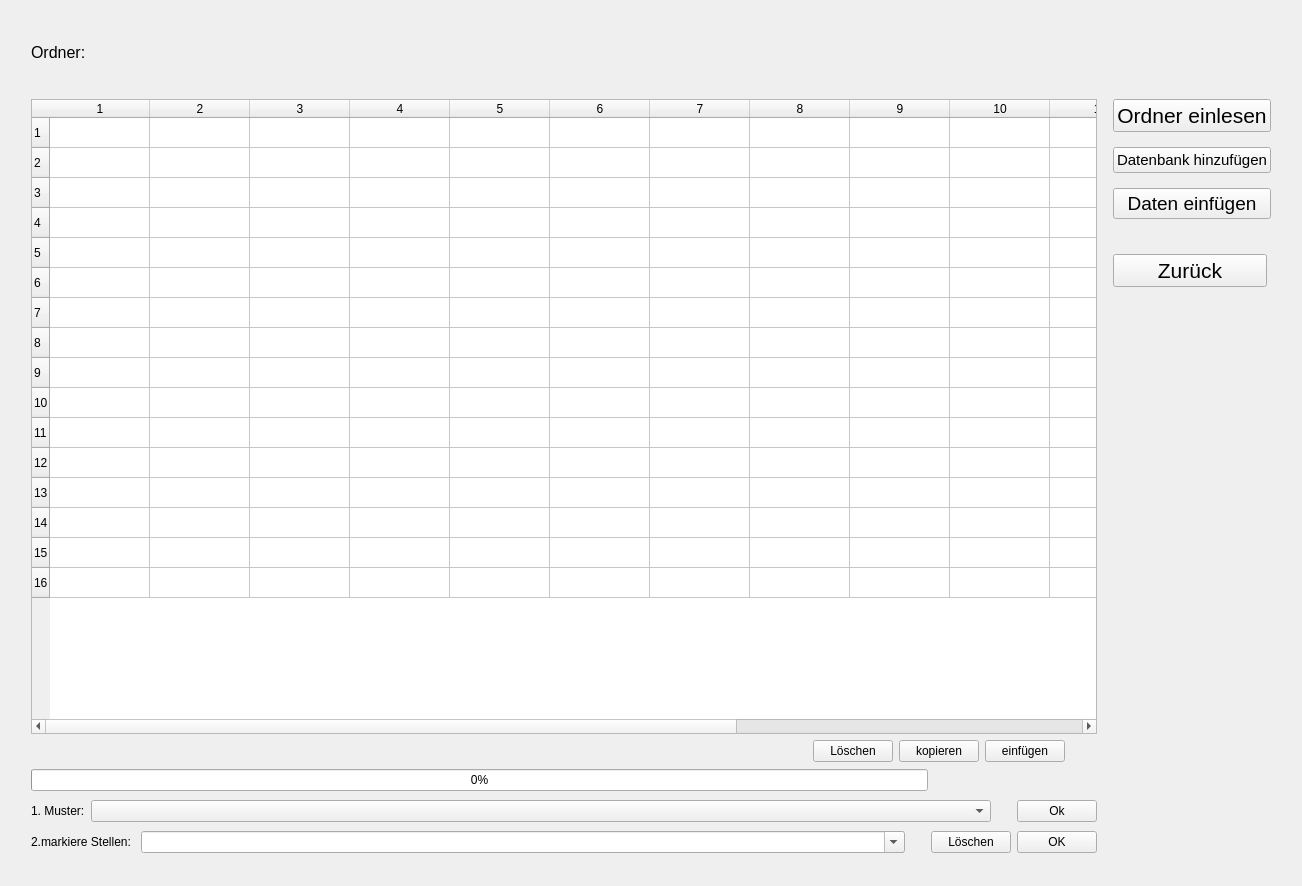
<?xml version="1.0" encoding="UTF-8"?>
<ui version="4.0">
 <class>Aendern</class>
 <widget class="QWidget" name="Aendern">
  <property name="windowModality">
   <enum>Qt::WindowModal</enum>
  </property>
  <property name="geometry">
   <rect>
    <x>0</x>
    <y>0</y>
    <width>1302</width>
    <height>886</height>
   </rect>
  </property>
  <property name="contextMenuPolicy">
   <enum>Qt::PreventContextMenu</enum>
  </property>
  <property name="windowTitle">
   <string>Form</string>
  </property>
  <property name="windowIcon">
   <iconset theme="icon.ico">
    <normaloff>.</normaloff>.</iconset>
  </property>
  <layout class="QGridLayout" name="gridLayout">
   <item row="0" column="2">
    <spacer name="verticalSpacer_2">
     <property name="orientation">
      <enum>Qt::Vertical</enum>
     </property>
     <property name="sizeType">
      <enum>QSizePolicy::Fixed</enum>
     </property>
     <property name="sizeHint" stdset="0">
      <size>
       <width>20</width>
       <height>20</height>
      </size>
     </property>
    </spacer>
   </item>
   <item row="11" column="1" colspan="8">
    <layout class="QHBoxLayout" name="horizontalLayout_2">
     <property name="spacing">
      <number>0</number>
     </property>
     <item>
      <widget class="QProgressBar" name="pBar">
       <property name="sizePolicy">
        <sizepolicy hsizetype="Preferred" vsizetype="Fixed">
         <horstretch>120</horstretch>
         <verstretch>25</verstretch>
        </sizepolicy>
       </property>
       <property name="value">
        <number>0</number>
       </property>
      </widget>
     </item>
     <item>
      <spacer name="horizontalSpacer_3">
       <property name="orientation">
        <enum>Qt::Horizontal</enum>
       </property>
       <property name="sizeType">
        <enum>QSizePolicy::Preferred</enum>
       </property>
       <property name="sizeHint" stdset="0">
        <size>
         <width>20</width>
         <height>25</height>
        </size>
       </property>
      </spacer>
     </item>
     <item>
      <widget class="QLabel" name="Anzahl">
       <property name="sizePolicy">
        <sizepolicy hsizetype="MinimumExpanding" vsizetype="Fixed">
         <horstretch>20</horstretch>
         <verstretch>25</verstretch>
        </sizepolicy>
       </property>
       <property name="text">
        <string/>
       </property>
      </widget>
     </item>
    </layout>
   </item>
   <item row="2" column="0">
    <spacer name="Links_Spacer">
     <property name="orientation">
      <enum>Qt::Horizontal</enum>
     </property>
     <property name="sizeType">
      <enum>QSizePolicy::Fixed</enum>
     </property>
     <property name="sizeHint" stdset="0">
      <size>
       <width>20</width>
       <height>20</height>
      </size>
     </property>
    </spacer>
   </item>
   <item row="13" column="1" colspan="8">
    <layout class="QHBoxLayout" name="horizontalLayout">
     <item>
      <widget class="QLabel" name="Mark_lbl">
       <property name="sizePolicy">
        <sizepolicy hsizetype="Fixed" vsizetype="Fixed">
         <horstretch>40</horstretch>
         <verstretch>25</verstretch>
        </sizepolicy>
       </property>
       <property name="text">
        <string>2.markiere Stellen: </string>
       </property>
      </widget>
     </item>
     <item>
      <widget class="QComboBox" name="replace_cBox">
       <property name="sizePolicy">
        <sizepolicy hsizetype="Preferred" vsizetype="Fixed">
         <horstretch>0</horstretch>
         <verstretch>25</verstretch>
        </sizepolicy>
       </property>
       <property name="editable">
        <bool>true</bool>
       </property>
      </widget>
     </item>
     <item>
      <spacer name="EditundAuto">
       <property name="orientation">
        <enum>Qt::Horizontal</enum>
       </property>
       <property name="sizeType">
        <enum>QSizePolicy::Fixed</enum>
       </property>
       <property name="sizeHint" stdset="0">
        <size>
         <width>20</width>
         <height>25</height>
        </size>
       </property>
      </spacer>
     </item>
     <item>
      <widget class="QPushButton" name="del_Btn">
       <property name="sizePolicy">
        <sizepolicy hsizetype="Fixed" vsizetype="Fixed">
         <horstretch>0</horstretch>
         <verstretch>25</verstretch>
        </sizepolicy>
       </property>
       <property name="text">
        <string>Löschen</string>
       </property>
      </widget>
     </item>
     <item>
      <widget class="QPushButton" name="replaceBtn">
       <property name="sizePolicy">
        <sizepolicy hsizetype="Fixed" vsizetype="Fixed">
         <horstretch>20</horstretch>
         <verstretch>25</verstretch>
        </sizepolicy>
       </property>
       <property name="text">
        <string>OK</string>
       </property>
      </widget>
     </item>
    </layout>
   </item>
   <item row="8" column="1">
    <widget class="QLabel" name="Info_lbl">
     <property name="sizePolicy">
      <sizepolicy hsizetype="Preferred" vsizetype="Fixed">
       <horstretch>20</horstretch>
       <verstretch>20</verstretch>
      </sizepolicy>
     </property>
     <property name="text">
      <string/>
     </property>
    </widget>
   </item>
   <item row="8" column="6">
    <widget class="QPushButton" name="pasteBtn">
     <property name="text">
      <string>einfügen</string>
     </property>
    </widget>
   </item>
   <item row="8" column="2">
    <widget class="QLabel" name="label">
     <property name="text">
      <string/>
     </property>
     <property name="pixmap">
      <pixmap>ok.jpg</pixmap>
     </property>
    </widget>
   </item>
   <item row="0" column="1">
    <widget class="QLabel" name="Ordner">
     <property name="font">
      <font>
       <family>Segoe UI</family>
       <pointsize>12</pointsize>
      </font>
     </property>
     <property name="text">
      <string>Ordner: </string>
     </property>
    </widget>
   </item>
   <item row="1" column="9">
    <layout class="QVBoxLayout" name="verticalLayout_2">
     <property name="spacing">
      <number>5</number>
     </property>
     <property name="leftMargin">
      <number>10</number>
     </property>
     <property name="rightMargin">
      <number>0</number>
     </property>
     <item>
      <widget class="QPushButton" name="OrdnerBtn">
       <property name="sizePolicy">
        <sizepolicy hsizetype="Fixed" vsizetype="Fixed">
         <horstretch>0</horstretch>
         <verstretch>0</verstretch>
        </sizepolicy>
       </property>
       <property name="font">
        <font>
         <family>Segoe UI</family>
         <pointsize>16</pointsize>
        </font>
       </property>
       <property name="toolTip">
        <string>&lt;html&gt;&lt;head/&gt;&lt;body&gt;&lt;p&gt;Er liest ein Ordner ein was neu ist, um die Dateinamen zu ändern&lt;/p&gt;&lt;/body&gt;&lt;/html&gt;</string>
       </property>
       <property name="text">
        <string>Ordner einlesen</string>
       </property>
      </widget>
     </item>
     <item>
      <spacer name="OrdnerundZuruck">
       <property name="orientation">
        <enum>Qt::Vertical</enum>
       </property>
       <property name="sizeType">
        <enum>QSizePolicy::Fixed</enum>
       </property>
       <property name="sizeHint" stdset="0">
        <size>
         <width>40</width>
         <height>10</height>
        </size>
       </property>
      </spacer>
     </item>
     <item>
      <widget class="QPushButton" name="addDB_Btn">
       <property name="sizePolicy">
        <sizepolicy hsizetype="Fixed" vsizetype="Fixed">
         <horstretch>0</horstretch>
         <verstretch>0</verstretch>
        </sizepolicy>
       </property>
       <property name="font">
        <font>
         <family>Segoe UI</family>
         <pointsize>11</pointsize>
        </font>
       </property>
       <property name="text">
        <string>Datenbank hinzufügen</string>
       </property>
      </widget>
     </item>
     <item>
      <spacer name="Zuruckundumbennen">
       <property name="orientation">
        <enum>Qt::Vertical</enum>
       </property>
       <property name="sizeType">
        <enum>QSizePolicy::Fixed</enum>
       </property>
       <property name="sizeHint" stdset="0">
        <size>
         <width>40</width>
         <height>10</height>
        </size>
       </property>
      </spacer>
     </item>
     <item>
      <widget class="QPushButton" name="einfuegBtn">
       <property name="sizePolicy">
        <sizepolicy hsizetype="Fixed" vsizetype="Fixed">
         <horstretch>0</horstretch>
         <verstretch>0</verstretch>
        </sizepolicy>
       </property>
       <property name="font">
        <font>
         <family>Segoe UI</family>
         <pointsize>14</pointsize>
        </font>
       </property>
       <property name="text">
        <string>  Daten einfügen  </string>
       </property>
      </widget>
     </item>
     <item>
      <spacer name="verticalSpacer">
       <property name="orientation">
        <enum>Qt::Vertical</enum>
       </property>
       <property name="sizeType">
        <enum>QSizePolicy::Fixed</enum>
       </property>
       <property name="sizeHint" stdset="0">
        <size>
         <width>40</width>
         <height>30</height>
        </size>
       </property>
      </spacer>
     </item>
     <item>
      <widget class="QPushButton" name="ZurueckBtn">
       <property name="sizePolicy">
        <sizepolicy hsizetype="Fixed" vsizetype="Fixed">
         <horstretch>0</horstretch>
         <verstretch>0</verstretch>
        </sizepolicy>
       </property>
       <property name="font">
        <font>
         <family>Segoe UI</family>
         <pointsize>16</pointsize>
        </font>
       </property>
       <property name="toolTip">
        <string>&lt;html&gt;&lt;head/&gt;&lt;body&gt;&lt;p&gt;Er liest ein Ordner ein was neu ist, um die Dateinamen zu ändern&lt;/p&gt;&lt;/body&gt;&lt;/html&gt;</string>
       </property>
       <property name="layoutDirection">
        <enum>Qt::LeftToRight</enum>
       </property>
       <property name="text">
        <string>       Zurück       </string>
       </property>
      </widget>
     </item>
     <item>
      <spacer name="verticalSpacer_4">
       <property name="orientation">
        <enum>Qt::Vertical</enum>
       </property>
       <property name="sizeType">
        <enum>QSizePolicy::Fixed</enum>
       </property>
       <property name="sizeHint" stdset="0">
        <size>
         <width>40</width>
         <height>10</height>
        </size>
       </property>
      </spacer>
     </item>
    </layout>
   </item>
   <item row="14" column="8">
    <spacer name="verticalSpacer_3">
     <property name="orientation">
      <enum>Qt::Vertical</enum>
     </property>
     <property name="sizeType">
      <enum>QSizePolicy::Fixed</enum>
     </property>
     <property name="sizeHint" stdset="0">
      <size>
       <width>20</width>
       <height>20</height>
      </size>
     </property>
    </spacer>
   </item>
   <item row="8" column="5">
    <widget class="QPushButton" name="copyBtn">
     <property name="sizePolicy">
      <sizepolicy hsizetype="Fixed" vsizetype="Fixed">
       <horstretch>0</horstretch>
       <verstretch>0</verstretch>
      </sizepolicy>
     </property>
     <property name="text">
      <string>kopieren</string>
     </property>
    </widget>
   </item>
   <item row="8" column="4">
    <widget class="QPushButton" name="delBtn">
     <property name="sizePolicy">
      <sizepolicy hsizetype="Fixed" vsizetype="Fixed">
       <horstretch>0</horstretch>
       <verstretch>0</verstretch>
      </sizepolicy>
     </property>
     <property name="text">
      <string>Löschen</string>
     </property>
    </widget>
   </item>
   <item row="1" column="10">
    <spacer name="Rechts_Spacer">
     <property name="orientation">
      <enum>Qt::Horizontal</enum>
     </property>
     <property name="sizeType">
      <enum>QSizePolicy::Fixed</enum>
     </property>
     <property name="sizeHint" stdset="0">
      <size>
       <width>20</width>
       <height>20</height>
      </size>
     </property>
    </spacer>
   </item>
   <item row="1" column="1" rowspan="6" colspan="8">
    <widget class="QTableWidget" name="tableWidget">
     <property name="rowCount">
      <number>16</number>
     </property>
     <property name="columnCount">
      <number>15</number>
     </property>
     <row/>
     <row/>
     <row/>
     <row/>
     <row/>
     <row/>
     <row/>
     <row/>
     <row/>
     <row/>
     <row/>
     <row/>
     <row/>
     <row/>
     <row/>
     <row/>
     <column/>
     <column/>
     <column/>
     <column/>
     <column/>
     <column/>
     <column/>
     <column/>
     <column/>
     <column/>
     <column/>
     <column/>
     <column/>
     <column/>
     <column/>
    </widget>
   </item>
   <item row="12" column="1" colspan="8">
    <layout class="QHBoxLayout" name="horizontalLayout_3">
     <item>
      <widget class="QLabel" name="Muster">
       <property name="sizePolicy">
        <sizepolicy hsizetype="Fixed" vsizetype="Fixed">
         <horstretch>100</horstretch>
         <verstretch>25</verstretch>
        </sizepolicy>
       </property>
       <property name="text">
        <string>1. Muster:</string>
       </property>
      </widget>
     </item>
     <item>
      <widget class="QComboBox" name="Muster_cBox">
       <property name="sizePolicy">
        <sizepolicy hsizetype="Preferred" vsizetype="Fixed">
         <horstretch>20</horstretch>
         <verstretch>25</verstretch>
        </sizepolicy>
       </property>
       <property name="layoutDirection">
        <enum>Qt::LeftToRight</enum>
       </property>
      </widget>
     </item>
     <item>
      <spacer name="horizontalSpacer">
       <property name="orientation">
        <enum>Qt::Horizontal</enum>
       </property>
       <property name="sizeType">
        <enum>QSizePolicy::Fixed</enum>
       </property>
       <property name="sizeHint" stdset="0">
        <size>
         <width>20</width>
         <height>25</height>
        </size>
       </property>
      </spacer>
     </item>
     <item>
      <widget class="QPushButton" name="renamBtn">
       <property name="sizePolicy">
        <sizepolicy hsizetype="Fixed" vsizetype="Fixed">
         <horstretch>20</horstretch>
         <verstretch>25</verstretch>
        </sizepolicy>
       </property>
       <property name="text">
        <string>Ok</string>
       </property>
      </widget>
     </item>
    </layout>
   </item>
   <item row="8" column="3">
    <spacer name="horizontalSpacer_2">
     <property name="orientation">
      <enum>Qt::Horizontal</enum>
     </property>
     <property name="sizeHint" stdset="0">
      <size>
       <width>60</width>
       <height>20</height>
      </size>
     </property>
    </spacer>
   </item>
  </layout>
 </widget>
 <tabstops>
  <tabstop>OrdnerBtn</tabstop>
  <tabstop>Muster_cBox</tabstop>
  <tabstop>replaceBtn</tabstop>
 </tabstops>
 <resources/>
 <connections>
  <connection>
   <sender>ZurueckBtn</sender>
   <signal>clicked()</signal>
   <receiver>ZurueckBtn</receiver>
   <slot>animateClick()</slot>
   <hints>
    <hint type="sourcelabel">
     <x>899</x>
     <y>186</y>
    </hint>
    <hint type="destinationlabel">
     <x>899</x>
     <y>186</y>
    </hint>
   </hints>
  </connection>
 </connections>
</ui>
